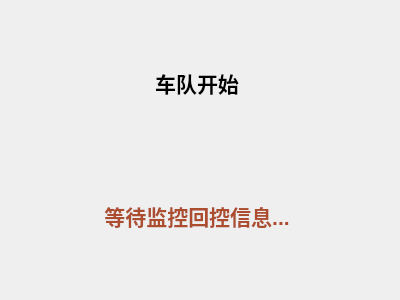
<?xml version="1.0" encoding="UTF-8"?>
<ui version="4.0">
 <class>FormVehqueProcess</class>
 <widget class="QWidget" name="FormVehqueProcess">
  <property name="geometry">
   <rect>
    <x>0</x>
    <y>0</y>
    <width>400</width>
    <height>300</height>
   </rect>
  </property>
  <property name="windowTitle">
   <string>Form</string>
  </property>
  <layout class="QVBoxLayout" name="verticalLayout">
   <item>
    <widget class="QStackedWidget" name="stackedWidget">
     <property name="currentIndex">
      <number>0</number>
     </property>
     <widget class="QWidget" name="page">
      <layout class="QGridLayout" name="gridLayout">
       <item row="0" column="1">
        <widget class="QLabel" name="label">
         <property name="text">
          <string>&lt;!DOCTYPE HTML PUBLIC &quot;-//W3C//DTD HTML 4.0//EN&quot; &quot;http://www.w3.org/TR/REC-html40/strict.dtd&quot;&gt;
&lt;html&gt;&lt;head&gt;&lt;meta name=&quot;qrichtext&quot; content=&quot;1&quot; /&gt;&lt;style type=&quot;text/css&quot;&gt;
p, li { white-space: pre-wrap; }
&lt;/style&gt;&lt;/head&gt;&lt;body style=&quot; font-family:'SimSun'; font-size:9pt; font-weight:400; font-style:normal;&quot;&gt;
&lt;p align=&quot;center&quot; style=&quot; margin-top:0px; margin-bottom:0px; margin-left:0px; margin-right:0px; -qt-block-indent:0; text-indent:0px;&quot;&gt;&lt;span style=&quot; font-size:16pt; font-weight:600;&quot;&gt;车队开始&lt;/span&gt;&lt;/p&gt;&lt;/body&gt;&lt;/html&gt;</string>
         </property>
        </widget>
       </item>
       <item row="1" column="1">
        <widget class="QLabel" name="label_2">
         <property name="text">
          <string>&lt;!DOCTYPE HTML PUBLIC &quot;-//W3C//DTD HTML 4.0//EN&quot; &quot;http://www.w3.org/TR/REC-html40/strict.dtd&quot;&gt;
&lt;html&gt;&lt;head&gt;&lt;meta name=&quot;qrichtext&quot; content=&quot;1&quot; /&gt;&lt;style type=&quot;text/css&quot;&gt;
p, li { white-space: pre-wrap; }
&lt;/style&gt;&lt;/head&gt;&lt;body style=&quot; font-family:'SimSun'; font-size:9pt; font-weight:400; font-style:normal;&quot;&gt;
&lt;p align=&quot;center&quot; style=&quot; margin-top:0px; margin-bottom:0px; margin-left:0px; margin-right:0px; -qt-block-indent:0; text-indent:0px;&quot;&gt;&lt;span style=&quot; font-size:16pt; font-weight:600; color:#ad4d30;&quot;&gt;等待监控回控信息...&lt;/span&gt;&lt;/p&gt;&lt;/body&gt;&lt;/html&gt;</string>
         </property>
        </widget>
       </item>
       <item row="1" column="2">
        <widget class="QLabel" name="lab_time">
         <property name="text">
          <string>&lt;!DOCTYPE HTML PUBLIC &quot;-//W3C//DTD HTML 4.0//EN&quot; &quot;http://www.w3.org/TR/REC-html40/strict.dtd&quot;&gt;
&lt;html&gt;&lt;head&gt;&lt;meta name=&quot;qrichtext&quot; content=&quot;1&quot; /&gt;&lt;style type=&quot;text/css&quot;&gt;
p, li { white-space: pre-wrap; }
&lt;/style&gt;&lt;/head&gt;&lt;body style=&quot; font-family:'SimSun'; font-size:9pt; font-weight:400; font-style:normal;&quot;&gt;
&lt;p align=&quot;center&quot; style=&quot;-qt-paragraph-type:empty; margin-top:0px; margin-bottom:0px; margin-left:0px; margin-right:0px; -qt-block-indent:0; text-indent:0px;&quot;&gt;&lt;/p&gt;&lt;/body&gt;&lt;/html&gt;</string>
         </property>
        </widget>
       </item>
       <item row="1" column="0">
        <spacer name="horizontalSpacer">
         <property name="orientation">
          <enum>Qt::Horizontal</enum>
         </property>
         <property name="sizeHint" stdset="0">
          <size>
           <width>40</width>
           <height>20</height>
          </size>
         </property>
        </spacer>
       </item>
       <item row="1" column="3">
        <spacer name="horizontalSpacer_2">
         <property name="orientation">
          <enum>Qt::Horizontal</enum>
         </property>
         <property name="sizeHint" stdset="0">
          <size>
           <width>40</width>
           <height>20</height>
          </size>
         </property>
        </spacer>
       </item>
      </layout>
     </widget>
    </widget>
   </item>
  </layout>
 </widget>
 <resources/>
 <connections/>
</ui>
